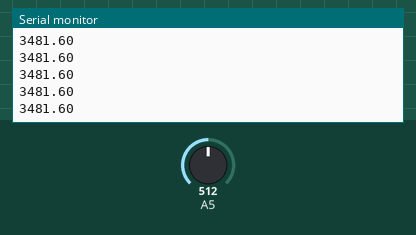
Simulated run of this sketch. Board: Arduino Uno, built with avr-gcc and run on an emulated ATmega328P. On the bench: the last lines printed to the serial monitor. Inputs (shaded band) come from the test bench; at power-on: A5 = 512.

Above: at 1.2 s.
1.3 s: A5 set to 716
At 2.3 s:
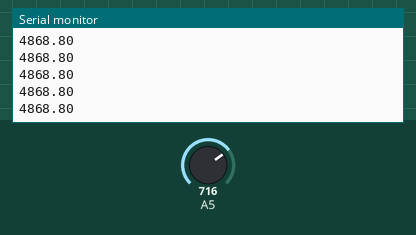
2.8 s: A5 set to 900
At 3.5 s:
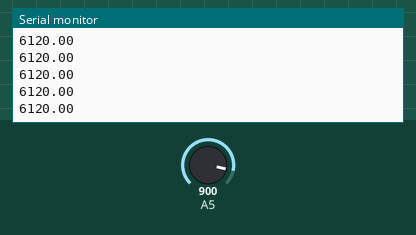
Timing chart, 0 to 5.8 s (numbered marks = the images above; inputs shaded):
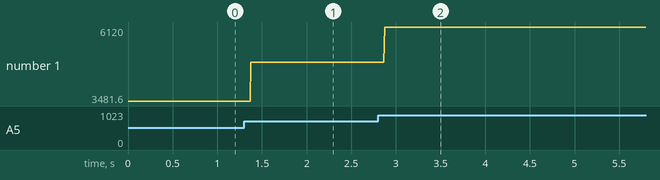

The sketch:

led_on.ino
```cpp
const int buzzer = 8;
int value = 0;
void setup(){
  pinMode(buzzer, OUTPUT);
  Serial.begin(9600);
}
void loop(){
  value = analogRead(A5);
  Serial.println(value*6.8);
  noTone(buzzer);

}
```

Measured:
- after the input at 1.3 s, the serial monitor: prints a new line after 0.08 s (image 1)
- after the input at 2.8 s, the serial monitor: prints a new line after 0.07 s (image 2)
- plotted number 1: 3481.6 → 4868.8 after the input at 1.3 s, 4868.8 → 6120 after the input at 2.8 s
